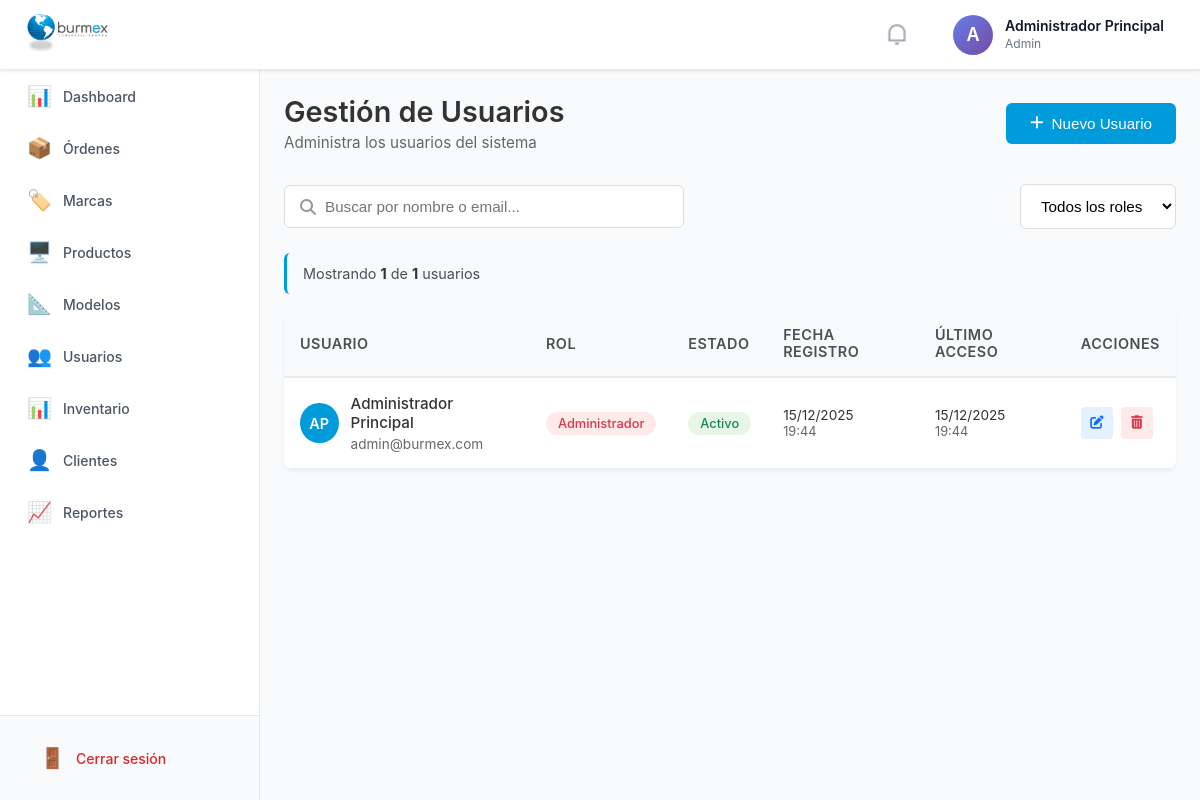
The app's page /admin/usuarios.php (signed in) with its own data.
### tables this page shows
CREATE TABLE usuarios (
    id_usuario INT PRIMARY KEY AUTO_INCREMENT,
    email VARCHAR(150) NOT NULL UNIQUE,
    password VARCHAR(255) NOT NULL, 
    nombre VARCHAR(100) NOT NULL,
    apellido VARCHAR(100) NOT NULL,
    rol ENUM('empleado', 'gerente', 'admin') DEFAULT 'empleado',
    activo BOOLEAN DEFAULT TRUE,
    reset_token VARCHAR(100) NULL,
    reset_token_expira DATETIME NULL,
    creado_en TIMESTAMP DEFAULT CURRENT_TIMESTAMP,
    actualizado_en TIMESTAMP DEFAULT CURRENT_TIMESTAMP ON UPDATE CURRENT_TIMESTAMP,
    INDEX idx_usuario_email (email),
    INDEX idx_usuario_rol (rol),
    INDEX idx_usuario_activo (activo),
    INDEX idx_reset_token (reset_token)
);

### admin/usuarios.php (the view, shortened to what this page needs)
<?php
require_once '../includes/config.php';
$usuarios_por_pagina = 10;
$pagina_actual = isset($_GET['pagina']) ? (int)$_GET['pagina'] : 1;
$offset = ($pagina_actual - 1) * $usuarios_por_pagina;
$rol_filtro = $_GET['rol'] ?? 'todos';
try {
    if ($rol_filtro === 'todos') {
        $sql_total = "SELECT COUNT(*) as total FROM usuarios";
        $stmt_total = $conn->prepare($sql_total);
        $stmt_total->execute();
    } else {
        $sql_total = "SELECT COUNT(*) as total FROM usuarios WHERE rol = ?";
        $stmt_total = $conn->prepare($sql_total);
        $stmt_total->execute([$rol_filtro]);
    }
    $total_usuarios = $stmt_total->fetch()['total'];
    if ($rol_filtro === 'todos') {
        $sql = "SELECT * FROM usuarios ORDER BY creado_en DESC LIMIT ? OFFSET ?";
        $stmt = $conn->prepare($sql);
        $stmt->bindValue(1, $usuarios_por_pagina, PDO::PARAM_INT);
        $stmt->bindValue(2, $offset, PDO::PARAM_INT);
        $stmt->execute();
    } else {
        $sql = "SELECT * FROM usuarios WHERE rol = ? ORDER BY creado_en DESC LIMIT ? OFFSET ?";
        $stmt = $conn->prepare($sql);
        $stmt->execute([$rol_filtro, $usuarios_por_pagina, $offset]);
    }
    $usuarios = $stmt->fetchAll(PDO::FETCH_ASSOC);
} catch (PDOException $e) {
    error_log("Error obteniendo usuarios: " . $e->getMessage());
    $usuarios = [];
    $total_usuarios = 0;
    $total_paginas = 1;
}
?>
<!DOCTYPE html>
<html lang="es">
<head>
    <link rel="stylesheet" href="../styles/css/dashboard.css">
    <link rel="stylesheet" href="../styles/css/usuarios.css">
    <link rel="stylesheet" href="https://cdnjs.cloudflare.com/ajax/libs/font-awesome/6.4.0/css/all.min.css">
</head>
<body>
    <?php include_once 'includes/navbar.php'; ?>
    <?php include_once 'includes/sidebar.php'; ?>
    <main class="contenido-principal">
        <div class="contenedor">
            <div class="encabezado-usuarios">
                <div class="titulo-seccion">
                    <h1>Gestión de Usuarios</h1>
                    <p class="subtitulo-seccion">Administra los usuarios del sistema</p>
                </div>
                <button class="btn-nuevo-usuario" id="btnNuevoUsuario">
                    <i class="fas fa-plus"></i> Nuevo Usuario
                </button>
            </div>
            <div class="filtros-busqueda">
                <div class="buscador-usuarios">
                    <i class="fas fa-search"></i>
                    <input type="text" id="buscar-usuario" placeholder="Buscar por nombre o email...">
                </div>
                <div class="filtro-roles">
                    <select id="filtro-rol" onchange="filtrarPorRol()">
                        <option value="todos" <?php echo ($rol_filtro === 'todos') ? 'selected' : ''; ?>>Todos los roles</option>
                    </select>
                </div>
            </div>
            <div class="info-resultados">
                <p>
                    Mostrando <strong><?php echo count($usuarios); ?></strong> de <strong><?php echo $total_usuarios; ?></strong> usuarios
                </p>
            </div>
            <div class="contenedor-tabla">
                <table class="tabla-usuarios">
                    <thead>
                        <tr>
                            <th>Usuario</th>
                            <th>Rol</th>
                            <th>Estado</th>
                            <th>Fecha Registro</th>
                            <th>Último Acceso</th>
                            <th>Acciones</th>
                        </tr>
                    </thead>
                    <tbody id="tablaUsuariosBody">
                        <?php if (count($usuarios) > 0): ?>
                            <?php foreach ($usuarios as $usuario): ?>
                                <tr>
                                    <td class="columna-usuario">
                                        <div class="info-usuario">
                                            <div class="avatar-usuario">
                                                <?php
                                                $iniciales = strtoupper(substr($usuario['nombre'], 0, 1) . substr($usuario['apellido'], 0, 1));
                                                ?>
                                                <span><?php echo $iniciales; ?></span>
                                            </div>
                                            <div class="datos-usuario">
                                                <h4><?php echo htmlspecialchars($usuario['nombre'] . ' ' . $usuario['apellido']); ?></h4>
                                                <p><?php echo htmlspecialchars($usuario['email']); ?></p>
                                            </div>
                                        </div>
                                    </td>
                                    <td class="columna-rol">
                                        <span class="badge-rol rol-<?php echo $usuario['rol']; ?>">
                                            <?php
                                            $roles_nombres = [
                                                'admin' => 'Administrador',
                                                'gerente' => 'Gerente',
                                                'empleado' => 'Empleado'
                                            ];
                                            echo $roles_nombres[$usuario['rol']] ?? ucfirst($usuario['rol']);
                                            ?>
                                        </span>
                                    </td>
                                    <td class="columna-estado">
                                        <span class="badge-estado estado-<?php echo $usuario['activo'] ? 'activo' : 'inactivo'; ?>">
                                            <?php echo $usuario['activo'] ? 'Activo' : 'Inactivo'; ?>
                                        </span>
                                    </td>
                                    <td class="columna-registro">
                                        <?php
                                        $fecha_registro = $usuario['creado_en'];
                                        echo date('d/m/Y', strtotime($fecha_registro));
                                        ?>
                                        <br>
                                        <small class="texto-hora"><?php echo date('H:i', strtotime($fecha_registro)); ?></small>
                                    </td>
                                    <td class="columna-acceso">
                                        <?php
                                        $fecha_acceso = $usuario['actualizado_en'] ?? $usuario['creado_en'];
                                        echo date('d/m/Y', strtotime($fecha_acceso));
                                        ?>
                                        <br>
                                        <small class="texto-hora"><?php echo date('H:i', strtotime($fecha_acceso)); ?></small>
                                    </td>
                                    <td class="columna-acciones">
                                        <div class="acciones-usuario">
                                            <button class="btn-accion btn-editar"
                                                    onclick="editarUsuario(<?php echo $usuario['id_usuario']; ?>)"
                                                    title="Editar usuario">
                                                <i class="fas fa-edit"></i>
                                            </button>
                                            <button class="btn-accion btn-eliminar"
                                                    onclick="eliminarUsuario(<?php echo $usuario['id_usuario']; ?>, '<?php echo htmlspecialchars($usuario['nombre'] . ' ' . $usuario['apellido']); ?>')"
                                                    title="Eliminar usuario">
                                                <i class="fas fa-trash-alt"></i>
                                            </button>
                                        </div>
                                    </td>
                                </tr>
                            <?php endforeach; ?>
                        <?php endif; ?>
                    </tbody>
                </table>
            </div>
        </div>
    </main>
</body>
</html>

### records on screen
usuarios: iniciales "AP", nombre+apellido "Administrador Principal", email "admin@burmex.com", rol "Administrador", activo "Activo", creado_en "15/12/2025", creado_en "19:44", actualizado_en "15/12/2025", actualizado_en "19:44"

### other values on screen
$avatar_letter "A"
$nombre_usuario "Administrador Principal"
$rol_usuario "Admin"
count($usuarios) "1"
$total_usuarios "1"
